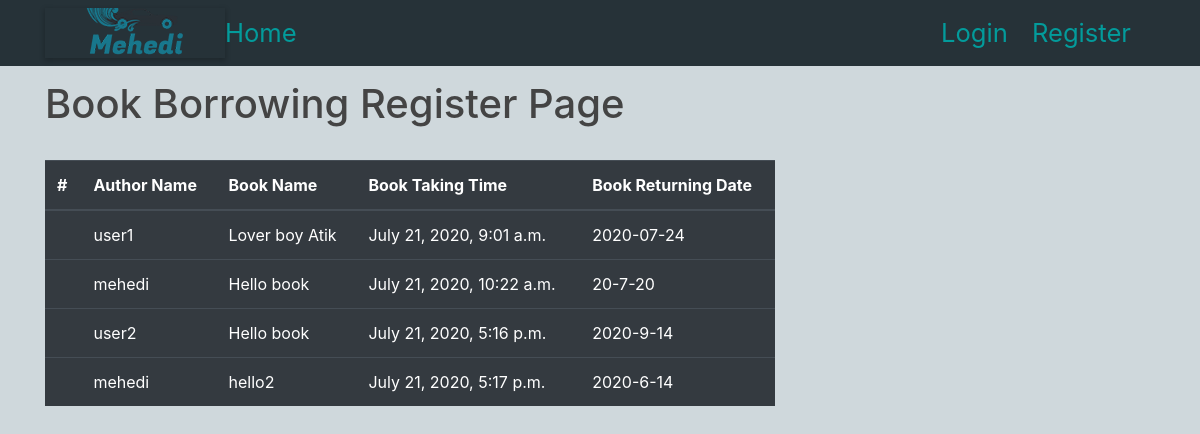
Screenshot of /view/ with the database file from the repository.
### base/models.py (models this page shows, shortened)
class Borrow(models.Model):
    user = models.ForeignKey(User,on_delete=models.CASCADE,null=True,blank=True)
    book = models.ForeignKey(Book,null=True,blank=True,on_delete = models.SET_NULL)
    date_posted = models.DateTimeField(default=timezone.now)
    book_return = models.CharField(max_length=255,null=True,blank=True)

class Book(models.Model):
    book_name=models.CharField(max_length=255)
    author_name=models.CharField(max_length=255)
    pic = models.ImageField(default="default.jpg",null=True,blank=True)
    date_posted = models.DateTimeField(default=timezone.now)
    author = models.ForeignKey(User, on_delete=models.CASCADE,null=True,blank=True)
    CATEGORY =(
    ('available', 'available'),
    ('unavailable','unavailable')
    )
    status = models.CharField(max_length=200, null=True,choices=CATEGORY)
    def __str__(self):
        return self.book_name

### base/views.py (the view)
# urls.py: path('view/', views.View, name='view'),
def View(request):
    user = Borrow.objects.all()
    content = {'user':user}
    return render(request,'base/view.html',content)

### base/templates/base/view.html
{% extends "base/base.html" %}
{% block content %}
    <table class="table table-hover table-dark">
      <h1>Book Borrowing Register Page</h1>
      <br>
  <thead>
    <tr>
      <th scope="col">#</th>
      <th scope="col">Author Name</th>
      <th scope="col">Book Name</th>
      <th scope="col">Book Taking Time</th>
      <th scope="col">Book Returning Date</th>
    </tr>
  </thead>
  <tbody>
      {% for users in user %}
    <tr>
      <th scope="row"></th>
      <td>{{ users.user }}</td>
      <td>{{users.book}}</td>
      <td>{{users.date_posted}}</td>
      <td>{{users.book_return}}</td>
    </tr>
     {% endfor %}
  </tbody>
</table>
{% endblock %}

### static/css/main.css (style rules this page uses)
body { background:#cfd8dc ; color: #333333; margin-top: 5rem; }
h1, h2, h4, h5, h6 { color: #444444; }

### base/templates/base/base.html (style rules this page uses)
h1, h2, h4, h5, h6 { color: #444444; }

### rows the page displays
Borrow: user "user1", book "Lover boy Atik", date_posted "July 21, 2020, 9:01 a.m.", book_return "2020-07-24"
Borrow: user "mehedi", book "Hello book", date_posted "July 21, 2020, 10:22 a.m.", book_return "20-7-20"
Borrow: user "user2", book "Hello book", date_posted "July 21, 2020, 5:16 p.m.", book_return "2020-9-14"
Borrow: user "mehedi", book "hello2", date_posted "July 21, 2020, 5:17 p.m.", book_return "2020-6-14"
